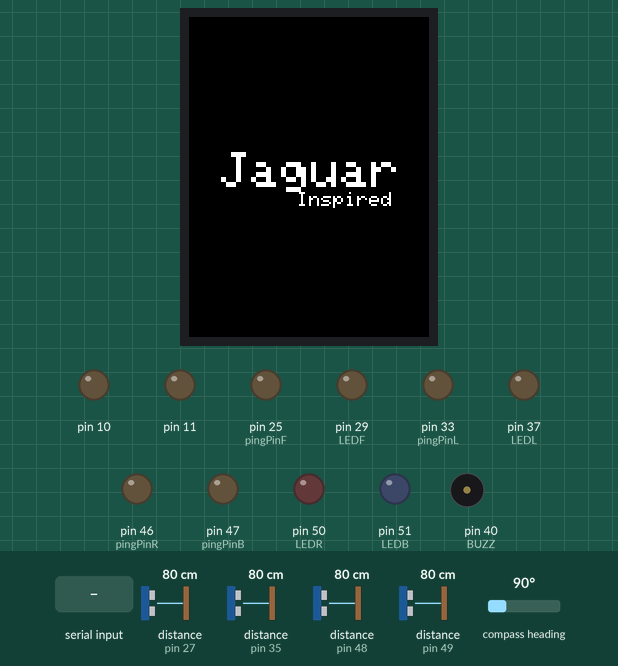
Simulated run of this sketch. Board: Arduino Mega 2560, built with avr-gcc and run on an emulated ATmega2560. On the bench: 240×320 colour display, output pins drawn as LEDs (lit = HIGH), buzzer (waves = sounding, pin HIGH). The inputs (shaded band) are chosen by the test bench; at power-on: distance to the obstacle (sensors on pin 27, pin 35, pin 48, pin 49) 80 cm, compass heading 90°. The echo pulse lasts 58.3 µs per cm; what the sketch prints to the serial monitor is not drawn.

Above: at 0.3 s.
At 6.5 s:
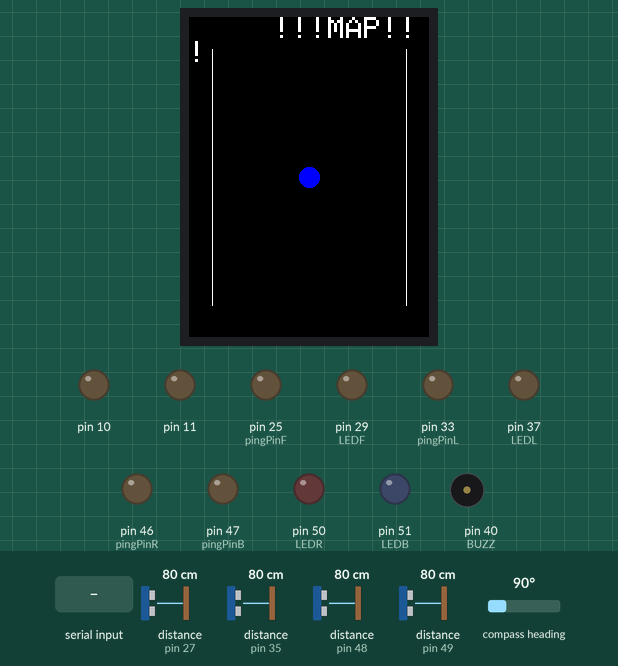
6.6 s: ")((" received over the second serial link
At 10.2 s:
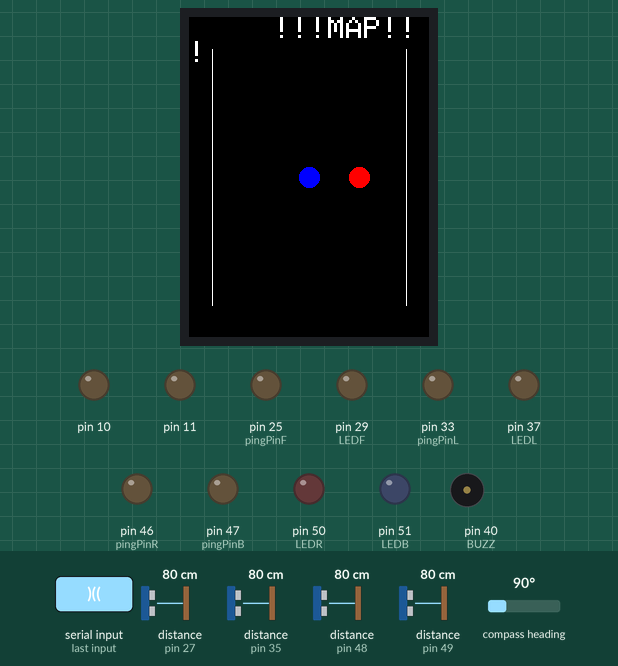
Timing chart, 0 to 11.7 s (numbered marks = the images above; inputs shaded):
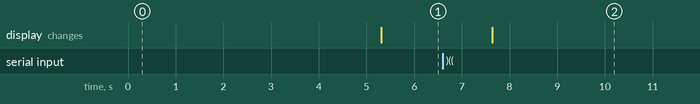

The sketch:

ArduinoFinal11.ino
```cpp
//Updated 7-6-2019

#include <SoftwareSerial.h>
#include <math.h>
#include <Wire.h>
#include <QMC5883L.h>
char getdirections[9][3] = {{'N'},{'N','E'},{'E'},{'S','E'},{'S'},{'S','W'},{'W'},{'N','W'},{'N'}};
#define LCD_CS A3 // Chip Select goes to Analog 3
#define LCD_CD A2 // Command/Data goes to Analog 2
#define LCD_WR A1 // LCD Write goes to Analog 1
#define LCD_RD A0 // LCD Read goes to Analog 0
#define LCD_RESET A4 // Can alternately just connect to Arduino's reset pin
#include <SPI.h>          // f.k. for Arduino-1.5.2
#include "Adafruit_GFX.h"// Hardware-specific library
#include <MCUFRIEND_kbv.h>
#include<math.h>
MCUFRIEND_kbv tft;
#define BLACK   0x0000
#define BLUE    0x001F
#define RED     0xF800
#define GREEN   0x07E0
#define CYAN    0x07FF
#define MAGENTA 0xF81F
#define YELLOW  0xFFE0
#define WHITE   0xFFFF
#define RADIUS  10
int my_x, my_y, h, w;
int x[10]={0}, y[10]={0}, counter= -1;
double val = M_PI/180;
QMC5883L compass;

double endlat1 = 19.075983, endlng1 = 72.877655; //Mumbai
double startlat2 = 18.520430, startlng2 = 73.856743; //Pune


double lat1,lng1;
double lat2,lng2;

const int pingPinF = 25; // Trigger Pin of Ultrasonic Sensor
const int echoPinF = 27; // Echo Pin of Ultrasonic Sensor

const int pingPinR = 46; // Trigger Pin of Ultrasonic Sensor
const int echoPinR = 48; // Echo Pin of Ultrasonic Sensor

const int pingPinB = 47; // Trigger Pin of Ultrasonic Sensor
const int echoPinB = 49; // Echo Pin of Ultrasonic Sensor

const int pingPinL = 33; // Trigger Pin of Ultrasonic Sensor
const int echoPinL = 35; // Echo Pin of Ultrasonic Sensor

const int LEDF = 29;
const int LEDB = 51;
const int LEDL = 37;
const int LEDR = 50;
const int BUZZ = 40;

void setup()
{
 Serial3.begin(9600);
 Serial1.begin(9600);
 Serial.begin(9600);
 Wire.begin();
 compass.init();
 pinMode(10,OUTPUT);
 pinMode(11,OUTPUT);
 pinMode(LEDF,OUTPUT);
 pinMode(LEDB,OUTPUT);
 pinMode(LEDL,OUTPUT);
 pinMode(LEDR,OUTPUT);
 pinMode(BUZZ,OUTPUT);

//Display setup
  uint16_t ID = tft.readID();
    if (ID == 0xD3D3) ID = 0x9481;
    tft.begin(ID);
    tft.fillScreen(BLACK);
    h = tft.height();
    w = tft.width();
    tft.setCursor((w-175)/2,(h-50)/2);
    tft.setTextSize(5);
    tft.println("Jaguar");
    tft.setTextSize(2);
    tft.println("         Inspired");
 delay(5000);

    tft.fillScreen(BLACK);
    tft.setCursor(85, 0);
    tft.setTextColor(WHITE);  tft.setTextSize(3);
    tft.println("!!!MAP!!!");
    int x1, x2, y1, y2;
    y1 = y1 + h/10;
    x1 = x1 + w/5;
    y2 = y1 + h - h/5;
    x2 = x1;
    tft.drawLine(x1-25,y1,x2-25,y2,WHITE);
    x1 = w-w/5;
    x2 = x1;
    tft.drawLine(x1+25,y1,x2+25,y2,WHITE);
    my_x = w/2;
    my_y = h/2;
    tft.fillCircle(my_x,my_y,RADIUS,BLUE);
}
void plotcar(int x, int y, uint16_t color) {
  tft.fillCircle(x,y,RADIUS,color);
  delay(10);
}
void vanishcar(int x, int y, uint16_t color)  {
  tft.fillCircle(x,y,RADIUS,color);
}


void makeHigh(int flag)
{
  if(flag==0)
  digitalWrite(LEDL, HIGH);
  else if(flag==1)
  digitalWrite(LEDR, HIGH);
  else if(flag==2)
  digitalWrite(LEDF, HIGH);
  else if(flag==3)
  digitalWrite(LEDB, HIGH);
  digitalWrite(BUZZ, HIGH);
}
void makeLow(int flag)
{
  if(flag==0)
  digitalWrite(LEDL, LOW);
  else if(flag==1)
  digitalWrite(LEDR, LOW);
  else if(flag==2)
  digitalWrite(LEDF, LOW);
  else if(flag==3)
  digitalWrite(LEDB, LOW);
  delay(400);
  digitalWrite(BUZZ, LOW);
}
bool checkThreshold(int cm,int flag)
{
  if(cm<10)
  {
    if(flag==0)
    makeHigh(0);
    else
    makeHigh(1);
  }
  else
  {
    if(flag==0)
    makeLow(0);
    else
    makeLow(1);
  }
}
double toRad(double val)
{
  return val*3.1452/180;
}
double fundist(double lat1,double lng1, double lat_val, double lng_val)
{
  long double R=6371000;
  double lat_dif=toRad(lat1-lat_val);
  double lng_dif=toRad(lng1-lng_val);
  lat1=toRad(lat1);
  lat_val=toRad(lat_val);
  double a=sin(lat_dif/2)*sin(lat_dif/2)+cos(lat_val)*cos(lat1)*sin(lng_dif/2)*sin(lng_dif/2);
  double c=2*asin(sqrt(a));
  double distance=R*c;
  return distance;
}
void loop(){
 char seq;
 boolean StringReady = false;
 String latString;
 String lngString;
 int x1,y1,z1,i;
 long durationL, inchesL, cmL;
 long durationR, inchesR, cmR;
 long durationF, inchesF, cmF;
 long durationB, inchesB, cmB;

 while(true)
 {
 if (Serial3.available())
 {
    String temp=Serial3.readStringUntil('(');
    temp = Serial3.readStringUntil(',');
    if(temp.startsWith(")("))
    {
      latString = temp.substring(2);
      lngString = Serial3.readStringUntil(')');
      lat1=latString.toFloat();
      lng1=lngString.toFloat();
      Serial.println("otherslocation: ");
      Serial.println(lat1,6);
      Serial.println(lng1,6);
    }
  }

  if(Serial1.available())
  {
      Serial.println("HELLO");
      seq = Serial1.read();
      while(seq!='(')
      {
        seq = Serial1.read();
      }
      if(seq=='(')
      {
        String temp = Serial1.readStringUntil(',');
        if(temp.startsWith("end"))
        {
          if(counter!=-1)
          {
            for(i=0;i<=counter;i++)
            {
              vanishcar(x[i],y[i],BLACK);
            }
            counter = -1;
          }
          break;
        }
        if(temp.startsWith(")("))
        {
          String latitude,longitude;
          latitude = temp.substring(2);
          longitude = Serial1.readStringUntil(')');
          lat2=latitude.toFloat();
          lng2=longitude.toFloat();
          Serial.println(lat2,6);
          Serial.println(lng2,6);
          double distance;
          distance=fundist(lat1,lng1,lat2,lng2);
          Serial.println("Distance="+String(distance)+"meters");
        }
      }
      compass.read(&x1,&y1,&z1);
  float heading = atan2(y1, x1);
  float declinationAngle = 0.0037;
  heading += declinationAngle;
  if(heading < 0)
    heading += 2*PI;
  if(heading > 2*PI)
    heading -= 2*PI;
  float headingDegrees = heading * 180/M_PI;

  Serial.print("x: ");
  Serial.print(x1);
  Serial.print("    y: ");
  Serial.print(y1);
  Serial.print("    z: ");
  Serial.print(z1);
  Serial.print("    heading: ");
  Serial.print(heading);
  Serial.print("    Radius: ");
  Serial.print(headingDegrees);
  Serial.println();

//Direction of the incoming vehicle
  double radians;
  startlng2 = lng2;
  startlat2 = lat2;
  endlng1 = lng1;
  endlat1 = lat1;
  double y2 = endlng1-startlng2;
  double x2 = endlat1-startlat2;

  radians = atan2(y2,x2);
  double compassreading = radians * (180/M_PI);
  int coorindex = round(compassreading/45);
  if(coorindex<0)
  {
    coorindex += 8;
  }
  Serial.print("Compass Reading: ");
  Serial.print(compassreading);
  Serial.print(" - Direction: ");
  Serial.print(getdirections[coorindex]);
  Serial.println();

//Display code

  double d = 50, degree = compassreading, phi = headingDegrees;


    if(phi!=0 || phi!=360)
    {
      if(phi<=180)
      {
        degree = degree+phi;
      }
      else  //between 180 & 360
      {
        phi = 360 - phi;
        degree = degree - phi;
      }
    }
    if(degree<-180)
    {
        degree = 360 + degree;
    }
    else if(degree>180)
    {
        degree = degree - 360;
    }
    if((int)degree==0)
    {
      counter++;
      x[counter] = my_x;
      y[counter] = my_y - d;
      plotcar(x[counter],y[counter],RED);
    }
    else if(degree>0 && degree<90)
    {
      counter++;
      x[counter] = my_x + d*sin(degree*val);
      y[counter] = my_y - d*cos(degree*val);
      plotcar(x[counter],y[counter],RED);
    }
    else if((int)degree==90)
    {
      counter++;
      x[counter] = my_x + d;
      y[counter] = my_y;
      plotcar(x[counter],y[counter],RED);
    }
    else if(degree>90 && degree<180)
    {
      counter++;
      x[counter] = my_x + abs(d*cos((degree-90)*val));
      y[counter] = my_y + abs(d*sin((degree-90)*val));
      plotcar(x[counter],y[counter],RED);
    }
    else if((int)degree==180)
    {
      counter++;
      x[counter] = my_x;
      y[counter] = my_y + d;
      plotcar(x[counter],y[counter],RED);
    }
    else if(degree<0 && degree>-90)
    {
      degree = degree * -1;
      counter++;
      x[counter] = my_x - d*sin(degree*val);
      y[counter] = my_y - d*cos(degree*val);
      plotcar(x[counter],y[counter],RED);
    }
    else if((int)degree==-90)
    {
      counter++;
      x[counter] = my_x - d;
      y[counter] = my_y;
      plotcar(x[counter],y[counter],RED);
    }
    else if(degree<-90 && degree>-180)
    {
      degree = degree*-1;
      counter++;
      x[counter] = my_x - abs(d*cos((degree-90)*val));
      y[counter] = my_y + abs(d*sin((degree-90)*val));
      plotcar(x[counter],y[counter],RED);
    }
    else if((int)degree==-180)
    {
      counter++;
      x[counter] = my_x;
      y[counter] = my_y + d;
      plotcar(x[counter],y[counter],RED);
    }

    //ULTRASONIC

    pinMode(pingPinL, OUTPUT);
    digitalWrite(pingPinL, LOW);
    digitalWrite(pingPinL, HIGH);
    digitalWrite(pingPinL, LOW);
    pinMode(echoPinL, INPUT);
    durationL = pulseIn(echoPinL, HIGH);
    cmL = microsecondsToCentimeters(durationL);
    Serial.print(cmL);
    Serial.print("cmL");
    Serial.println();
    checkThreshold(cmL,0);

    pinMode(pingPinR, OUTPUT);
    digitalWrite(pingPinR, LOW);
    digitalWrite(pingPinR, HIGH);
    digitalWrite(pingPinR, LOW);
    pinMode(echoPinR, INPUT);
    durationR = pulseIn(echoPinR, HIGH);
    cmR = microsecondsToCentimeters(durationR);
    Serial.print(cmR);
    Serial.print("cmR");
    Serial.println();
    checkThreshold(cmR,1);

    pinMode(pingPinF, OUTPUT);
    digitalWrite(pingPinF, LOW);
    digitalWrite(pingPinF, HIGH);
    digitalWrite(pingPinF, LOW);
    pinMode(echoPinF, INPUT);
    durationF = pulseIn(echoPinF, HIGH);
    cmF = microsecondsToCentimeters(durationF);
    Serial.print(cmF);
    Serial.print("cmF");
    Serial.println();
    checkThreshold(cmF,2);

    pinMode(pingPinB, OUTPUT);
    digitalWrite(pingPinB, LOW);
    digitalWrite(pingPinB, HIGH);
    digitalWrite(pingPinB, LOW);
    pinMode(echoPinB, INPUT);
    durationB = pulseIn(echoPinB, HIGH);
    cmB = microsecondsToCentimeters(durationB);
    Serial.print(cmB);
    Serial.print("cmB");
    Serial.println();
    checkThreshold(cmB,4);
    }
  }


 }
long microsecondsToInches(long microseconds) {
   return microseconds / 74 / 2;
}

long microsecondsToCentimeters(long microseconds) {
   return microseconds / 29 / 2;
}
```

Measured:
- after the input at 6.6 s, the display: changes after 1.0 s (image 2)
